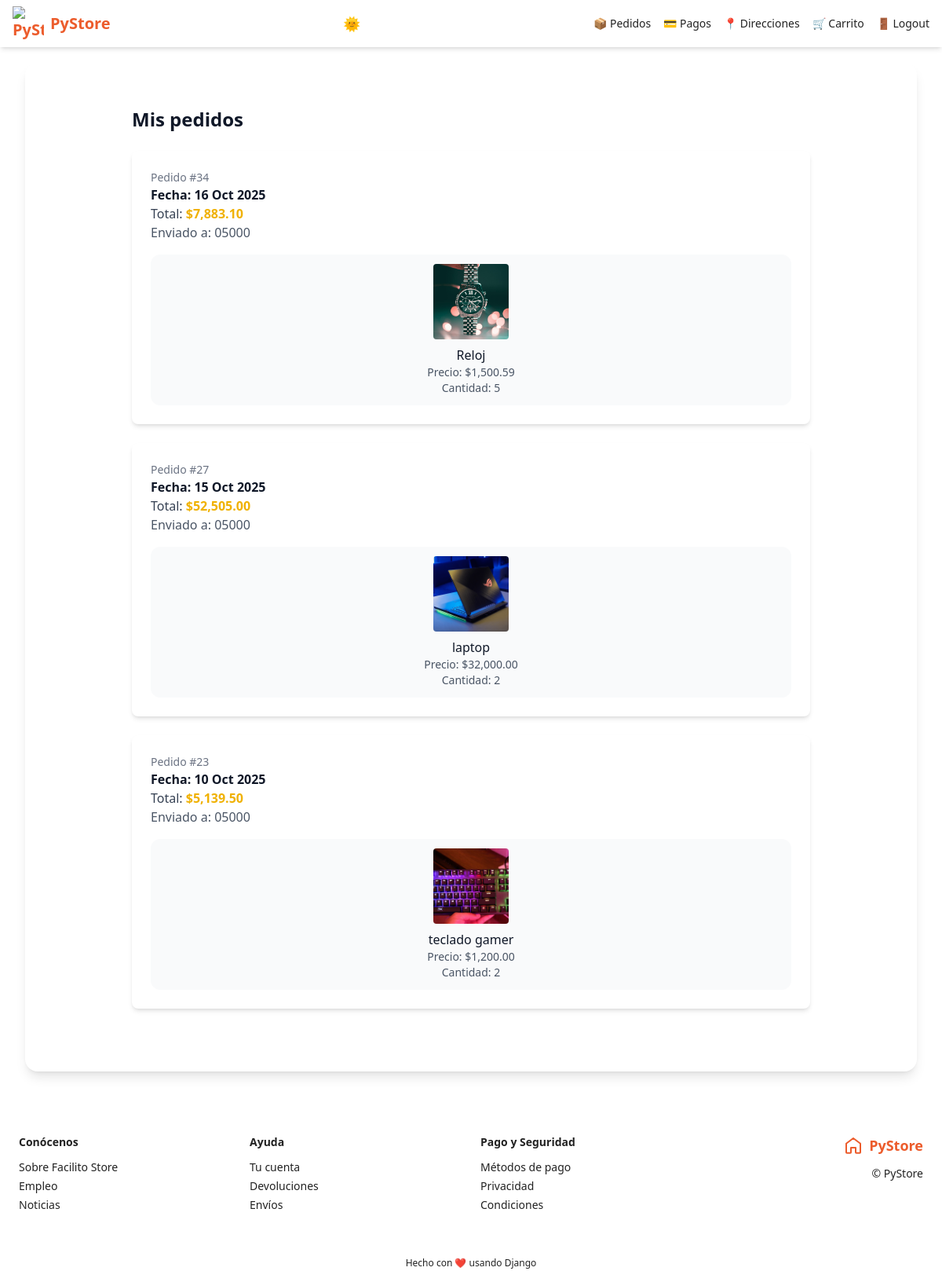
/orden/completados (signed in), run on the app's committed database.
### orders/models.py (models this page shows, shortened)
class Order(models.Model):
  order_id = models.CharField(max_length=100, null=False, blank=False, unique=True)
  user = models.ForeignKey(User, on_delete=models.CASCADE)
  cart = models.ForeignKey(Cart, on_delete=models.CASCADE)
  status = models.CharField(max_length=50, choices=choices, default=OrderStatus.CREATED) #enum
  shipping_total = models.DecimalField(default=5, max_digits=8, decimal_places=2)
  total = models.DecimalField(default=0,max_digits=8, decimal_places=2)
  created_at = models.DateTimeField(auto_now_add=True)
  shipping_address = models.ForeignKey(ShippingAddress, null=True, blank=True, on_delete=models.CASCADE)
  promo_code = models.OneToOneField(PromoCode, null=True, blank=True, on_delete=models.CASCADE)
  billing_profile = models.ForeignKey(BillingProfile, null=True, blank=True, on_delete=models.CASCADE)

### shipping_addresses/models.py (models this page shows, shortened)
class ShippingAddress(models.Model):
    user = models.ForeignKey(User, null=False, blank=False, on_delete=models.CASCADE)
    line1 = models.CharField(max_length=200)
    line2 = models.CharField(max_length=200, blank=True)
    city = models.CharField(max_length=100)
    state = models.CharField(max_length=100)
    country = models.CharField(max_length=50)
    reference = models.CharField(max_length=300)
    postal_code = models.CharField(max_length=10, null=False, blank=False)
    default = models.BooleanField(default=False)
    created_at = models.DateTimeField(auto_now_add=True)
    def __str__(self):
      return self.postal_code

### carts/models.py (models this page shows, shortened)
class CartProducts(models.Model):
    cart = models.ForeignKey(Cart, on_delete=models.CASCADE)
    product = models.ForeignKey(Product, on_delete=models.CASCADE)
    quantity = models.IntegerField(default=1)
    created_at = models.DateTimeField(auto_now_add=True)
    objects = CartProductsManager()

### products/models.py (models this page shows, shortened)
class Product(models.Model):
    title = models.CharField(max_length=50)
    description = models.TextField()
    price = models.DecimalField(max_digits=8, decimal_places=2, default=0.0)
    slug = models.SlugField(unique=True, blank=False, null=False)
    image = models.ImageField(upload_to='products/', null=False, blank=False)
    created_at = models.DateTimeField(auto_now_add=True)
    stock = models.BooleanField(default=True)
    """ def save(self, *args, **kwargs):
        if not self.slug:
            self.slug = slugify(self.name)
        super().save(*args, **kwargs) """

### orders/views.py (the view)
# urls.py: path('completados', views.OrderListView.as_view(), name="completeds")
class OrderListView(LoginRequiredMixin, ListView):
    login_url = 'login'
    template_name = 'orders/orders.html'
    def get_queryset(self):
      return self.request.user.orders_completed() #EmptyQuerySet #[]

### carts/models.py (called while the page is built)
def set_cart_id(sender, instance, *args, **kwargs):
    if not instance.cart_id:
        instance.cart_id = str(uuid.uuid4())

    def products_related(self):
        return self.cartproducts_set.select_related('product')

### carts/utils.py (called while the page is built)
def get_or_create_cart(request):
    user = request.user if request.user.is_authenticated else None
    cart_id = request.session.get('cart_id')  # <-- Este debe guardar el uuid
    print("🛍 session cart_id:", cart_id)
    cart = Cart.objects.filter(cart_id=cart_id).first()
    print("📦 found cart:", cart)
    if cart is None:
        cart = Cart.objects.create(user=user)
        print("🆕 created new cart:", cart.cart_id)
    if user and cart.user is None:
        cart.user = user
        cart.save()
    request.session['cart_id'] = cart.cart_id
    print("💾 saved to session:", request.session['cart_id'])
    return cart

### facilito_store/context_processors.py (called while the page is built)
def cart_item_count(request):
    count = 0
    if request.user.is_authenticated:
        cart = get_or_create_cart(request)
        if cart:
            cart_products = cart.cartproducts_set.filter(quantity__gt=0)
            count = sum(cp.quantity for cp in cart_products)
    return {'cart_item_count': count}

### products/templatetags/product_extras.py (called while the page is built)
@register.filter()
def price_format(value):
    try:
        value = float(value)
        return "${:,.2f}".format(value)
    except (ValueError, TypeError):
        return "$0.00"

### users/models.py (called while the page is built)
    def orders_completed(self):
        return self.order_set.filter(status=OrderStatus.COMPLETED).order_by('-id')

### orders/templates/orders/orders.html (shortened to what this page needs)
{% extends 'base.html' %}
{% block content %}
<div class="max-w-4xl mx-auto px-4 py-6">
  <h2 class="title mb-6">Mis pedidos</h2>
  {% if object_list %}
  <div class="space-y-4">
    {% for order in object_list %}
    {% include 'orders/snippets/order.html' %}
    {% endfor %}
  </div>
  {% endif %}
</div>
{% endblock %}

### orders/templates/orders/snippets/order.html
{% load product_extras %}
<div class="bg-white dark:bg-gray-900 shadow-md rounded-lg p-6 mb-6 transition-colors duration-300">
  <div class="flex justify-between items-start mb-4">
    <div>
      <p class="text-sm text-gray-500 dark:text-gray-400">Pedido #{{ order.id }}</p>
      <p class="font-semibold text-gray-900 dark:text-gray-100">Fecha: {{ order.created_at|date:"d M Y" }}</p>
      <p class="text-gray-700 dark:text-gray-300">
        Total: <span class="text-price">{{ order.total | price_format }}</span>
      </p>
      <p class="text-gray-600 dark:text-gray-400">Enviado a: {{ order.shipping_address }}</p>
    </div>
  </div>
  <div class="grid grid-cols-1 md:grid-cols-{{ order.cart.products_related|length }} gap-4">
    {% for cp in order.cart.products_related %}
    {% with product=cp.product %}
    <div
      class="flex flex-col items-center bg-gray-50 dark:bg-gray-800 rounded-xl p-3 transition-colors duration-300 hover:bg-gray-100 dark:hover:bg-gray-700">
      {% if product.image %}
      <img src="{{ product.image.url }}" alt="{{ product.title }}"
        class="w-24 h-24 object-cover rounded mb-2 transition-transform duration-300 hover:scale-105" />
      {% else %}
      <div class="w-24 h-24 bg-gray-200 dark:bg-gray-600 flex items-center justify-center rounded mb-2">
        <span class="text-gray-500">No image</span>
      </div>
      {% endif %}
      <p class="font-medium text-gray-900 dark:text-gray-100 text-center">{{ product.title }}</p>
      <p class="text-sm text-gray-600 dark:text-gray-300">Precio: {{ product.price | price_format }}</p>
      <p class="text-sm text-gray-600 dark:text-gray-300">Cantidad: {{ cp.quantity }}</p>
    </div>
    {% endwith %}
    {% endfor %}
  </div>
</div>

### static/css/styles.css (style rules this page uses)
:root { --color-bg: 255 255 255; --color-text: 34 34 34; --color-primary: 236 92 44; --color-secondary: 41 40 90; --color-accent: 241 140 107; --color-surface: 249 249 249; }

### data on the page
Order: id "34", created_at "16 Oct 2025", total "$7,883.10", shipping_address "05000"
CartProducts: product.image (picture), product "Reloj", product.price "$1,500.59", quantity "5"
Order: id "27", created_at "15 Oct 2025", total "$52,505.00", shipping_address "05000"
CartProducts: product.image (picture), product "laptop", product.price "$32,000.00", quantity "2"
Order: id "23", created_at "10 Oct 2025", total "$5,139.50", shipping_address "05000"
CartProducts: product.image (picture), product "teclado gamer", product.price "$1,200.00", quantity "2"
